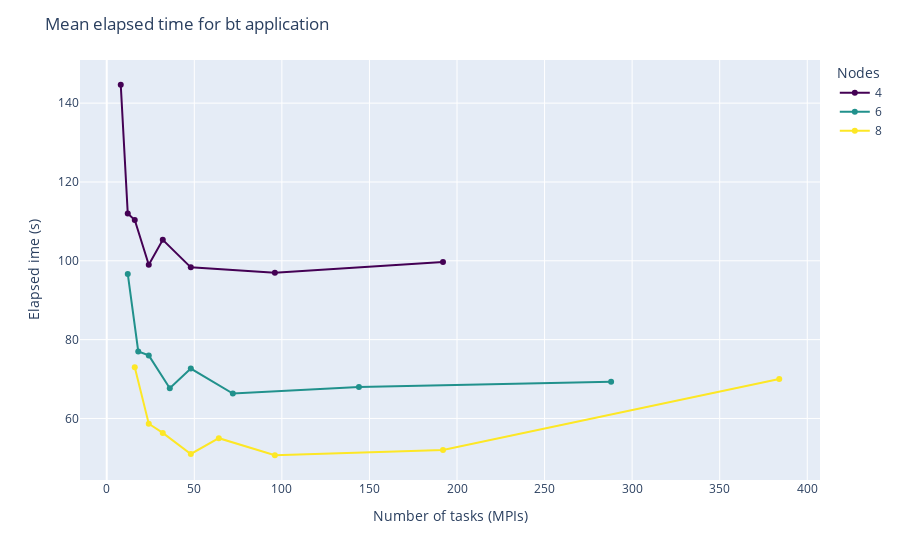

Here is the notebook cell this chart was saved with:
### Markdown cell above
## Elapsed time vs ntasks (MPIs)

### Code cell
fig = px.line(x=bt['ntasks'], y=bt['mean elapsed t'],
                markers=True,
                color=bt['nodes'],
                color_discrete_sequence=['#440154', '#21918c', '#fde725'])
fig.update_layout(title='Mean elapsed time for bt application',
                    legend_title_text='Nodes',
                    xaxis_title='Number of tasks (MPIs)',
                    yaxis_title='Elapsed ime (s)')

fig.show()

### Figure 1 — Plotly figure (JSON) as saved in the notebook; plotly's stock layout.template omitted (floating-point values rounded to 4 significant figures)
{"data": [{"hovertemplate": "color=4<br>x=%{x}<br>y=%{y}<extra></extra>", "legendgroup": "4", "line": {"color": "#440154", "dash": "solid"}, "marker": {"symbol": "circle"}, "mode": "markers+lines", "name": "4", "orientation": "v", "showlegend": true, "type": "scatter", "x": [8, 12, 16, 24, 32, 48, 96, 192], "xaxis": "x", "y": [144.7, 112, 110.3, 99, 105.3, 98.33, 97, 99.67], "yaxis": "y"}, {"hovertemplate": "color=6<br>x=%{x}<br>y=%{y}<extra></extra>", "legendgroup": "6", "line": {"color": "#21918c", "dash": "solid"}, "marker": {"symbol": "circle"}, "mode": "markers+lines", "name": "6", "orientation": "v", "showlegend": true, "type": "scatter", "x": [12, 18, 24, 36, 48, 72, 144, 288], "xaxis": "x", "y": [96.67, 77, 76, 67.67, 72.67, 66.33, 68, 69.33], "yaxis": "y"}, {"hovertemplate": "color=8<br>x=%{x}<br>y=%{y}<extra></extra>", "legendgroup": "8", "line": {"color": "#fde725", "dash": "solid"}, "marker": {"symbol": "circle"}, "mode": "markers+lines", "name": "8", "orientation": "v", "showlegend": true, "type": "scatter", "x": [16, 24, 32, 48, 64, 96, 192, 384], "xaxis": "x", "y": [73, 58.67, 56.33, 51, 55, 50.67, 52, 70], "yaxis": "y"}], "layout": {"legend": {"title": {"text": "Nodes"}, "tracegroupgap": 0}, "margin": {"t": 60}, "title": {"text": "Mean elapsed time for bt application"}, "xaxis": {"anchor": "y", "domain": [0, 1], "title": {"text": "Number of tasks (MPIs)"}}, "yaxis": {"anchor": "x", "domain": [0, 1], "title": {"text": "Elapsed ime (s)"}}}}
